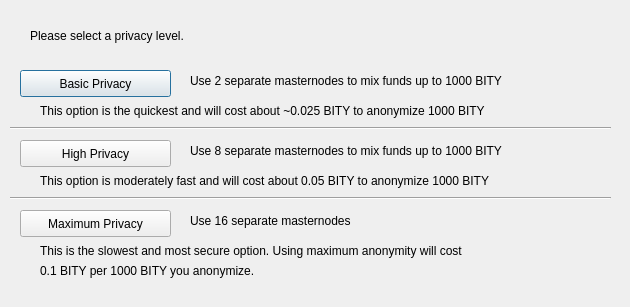
<?xml version="1.0" encoding="UTF-8"?>
<ui version="4.0">
 <class>DarksendConfig</class>
 <widget class="QDialog" name="DarksendConfig">
  <property name="geometry">
   <rect>
    <x>0</x>
    <y>0</y>
    <width>630</width>
    <height>307</height>
   </rect>
  </property>
  <property name="windowTitle">
   <string>Configure PrivateSend</string>
  </property>
  <widget class="QPushButton" name="buttonBasic">
   <property name="geometry">
    <rect>
     <x>20</x>
     <y>70</y>
     <width>151</width>
     <height>27</height>
    </rect>
   </property>
   <property name="text">
    <string>Basic Privacy</string>
   </property>
  </widget>
  <widget class="QPushButton" name="buttonHigh">
   <property name="geometry">
    <rect>
     <x>20</x>
     <y>140</y>
     <width>151</width>
     <height>27</height>
    </rect>
   </property>
   <property name="text">
    <string>High Privacy</string>
   </property>
  </widget>
  <widget class="QPushButton" name="buttonMax">
   <property name="geometry">
    <rect>
     <x>20</x>
     <y>210</y>
     <width>151</width>
     <height>27</height>
    </rect>
   </property>
   <property name="text">
    <string>Maximum Privacy</string>
   </property>
  </widget>
  <widget class="QLabel" name="label">
   <property name="geometry">
    <rect>
     <x>30</x>
     <y>20</y>
     <width>571</width>
     <height>31</height>
    </rect>
   </property>
   <property name="text">
    <string>Please select a privacy level.</string>
   </property>
  </widget>
  <widget class="QLabel" name="label_2">
   <property name="geometry">
    <rect>
     <x>190</x>
     <y>70</y>
     <width>421</width>
     <height>21</height>
    </rect>
   </property>
   <property name="text">
    <string>Use 2 separate masternodes to mix funds up to 1000 BITY</string>
   </property>
  </widget>
  <widget class="QLabel" name="label_3">
   <property name="geometry">
    <rect>
     <x>190</x>
     <y>140</y>
     <width>411</width>
     <height>21</height>
    </rect>
   </property>
   <property name="text">
    <string>Use 8 separate masternodes to mix funds up to 1000 BITY</string>
   </property>
  </widget>
  <widget class="QLabel" name="label_4">
   <property name="geometry">
    <rect>
     <x>190</x>
     <y>210</y>
     <width>421</width>
     <height>21</height>
    </rect>
   </property>
   <property name="text">
    <string>Use 16 separate masternodes</string>
   </property>
  </widget>
  <widget class="QLabel" name="label_6">
   <property name="geometry">
    <rect>
     <x>40</x>
     <y>100</y>
     <width>561</width>
     <height>21</height>
    </rect>
   </property>
   <property name="text">
    <string>This option is the quickest and will cost about ~0.025 BITY to anonymize 1000 BITY</string>
   </property>
  </widget>
  <widget class="QLabel" name="label_7">
   <property name="geometry">
    <rect>
     <x>40</x>
     <y>170</y>
     <width>561</width>
     <height>21</height>
    </rect>
   </property>
   <property name="text">
    <string>This option is moderately fast and will cost about 0.05 BITY to anonymize 1000 BITY</string>
   </property>
  </widget>
  <widget class="QLabel" name="label_8">
   <property name="geometry">
    <rect>
     <x>40</x>
     <y>240</y>
     <width>561</width>
     <height>21</height>
    </rect>
   </property>
   <property name="text">
    <string>This is the slowest and most secure option. Using maximum anonymity will cost</string>
   </property>
  </widget>
  <widget class="QLabel" name="label_9">
   <property name="geometry">
    <rect>
     <x>40</x>
     <y>260</y>
     <width>561</width>
     <height>21</height>
    </rect>
   </property>
   <property name="text">
    <string>0.1 BITY per 1000 BITY you anonymize.</string>
   </property>
  </widget>
  <widget class="Line" name="line">
   <property name="geometry">
    <rect>
     <x>10</x>
     <y>120</y>
     <width>601</width>
     <height>16</height>
    </rect>
   </property>
   <property name="orientation">
    <enum>Qt::Horizontal</enum>
   </property>
  </widget>
  <widget class="Line" name="line_2">
   <property name="geometry">
    <rect>
     <x>10</x>
     <y>190</y>
     <width>601</width>
     <height>16</height>
    </rect>
   </property>
   <property name="orientation">
    <enum>Qt::Horizontal</enum>
   </property>
  </widget>
 </widget>
 <resources/>
 <connections/>
</ui>
